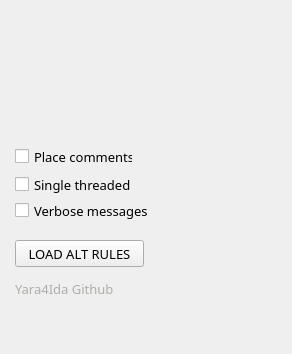
<?xml version="1.0" encoding="UTF-8"?>
<ui version="4.0">
 <class>MainCIDialog</class>
 <widget class="QDialog" name="MainCIDialog">
  <property name="geometry">
   <rect>
    <x>0</x>
    <y>0</y>
    <width>292</width>
    <height>354</height>
   </rect>
  </property>
  <property name="sizePolicy">
   <sizepolicy hsizetype="Fixed" vsizetype="Fixed">
    <horstretch>0</horstretch>
    <verstretch>0</verstretch>
   </sizepolicy>
  </property>
  <property name="minimumSize">
   <size>
    <width>292</width>
    <height>354</height>
   </size>
  </property>
  <property name="maximumSize">
   <size>
    <width>292</width>
    <height>354</height>
   </size>
  </property>
  <property name="windowTitle">
   <string notr="true">Yara4Ida</string>
  </property>
  <property name="windowIcon">
   <iconset resource="PlugInRes.qrc">
    <normaloff>:/template/icon.png</normaloff>:/template/icon.png</iconset>
  </property>
  <property name="toolTip">
   <string notr="true"/>
  </property>
  <property name="modal">
   <bool>true</bool>
  </property>
  <widget class="QDialogButtonBox" name="buttonBox">
   <property name="geometry">
    <rect>
     <x>120</x>
     <y>320</y>
     <width>156</width>
     <height>24</height>
    </rect>
   </property>
   <property name="orientation">
    <enum>Qt::Horizontal</enum>
   </property>
   <property name="standardButtons">
    <set>QDialogButtonBox::NoButton</set>
   </property>
   <property name="centerButtons">
    <bool>false</bool>
   </property>
  </widget>
  <widget class="QCheckBox" name="checkBox1">
   <property name="geometry">
    <rect>
     <x>15</x>
     <y>148</y>
     <width>118</width>
     <height>17</height>
    </rect>
   </property>
   <property name="font">
    <font>
     <family>Noto Sans</family>
     <pointsize>10</pointsize>
    </font>
   </property>
   <property name="toolTip">
    <string notr="true">Automatically place match label comments.</string>
   </property>
   <property name="text">
    <string>Place comments</string>
   </property>
  </widget>
  <widget class="QCheckBox" name="checkBox2">
   <property name="geometry">
    <rect>
     <x>15</x>
     <y>176</y>
     <width>116</width>
     <height>17</height>
    </rect>
   </property>
   <property name="font">
    <font>
     <family>Noto Sans</family>
     <pointsize>10</pointsize>
    </font>
   </property>
   <property name="toolTip">
    <string notr="true">Force single thread, else use a thread per CPU core concurrent scan.</string>
   </property>
   <property name="text">
    <string>Single threaded</string>
   </property>
  </widget>
  <widget class="QCheckBox" name="checkBox3">
   <property name="geometry">
    <rect>
     <x>15</x>
     <y>202</y>
     <width>135</width>
     <height>17</height>
    </rect>
   </property>
   <property name="font">
    <font>
     <family>Noto Sans</family>
     <pointsize>10</pointsize>
    </font>
   </property>
   <property name="toolTip">
    <string notr="true">Show YARA rule warnings and additional processing messages.</string>
   </property>
   <property name="text">
    <string>Verbose messages</string>
   </property>
  </widget>
  <widget class="QLabel" name="linkLabel">
   <property name="geometry">
    <rect>
     <x>15</x>
     <y>280</y>
     <width>99</width>
     <height>16</height>
    </rect>
   </property>
   <property name="font">
    <font>
     <family>Noto Sans</family>
     <pointsize>10</pointsize>
    </font>
   </property>
   <property name="toolTip">
    <string>Click to open the Yara4Ida Github.</string>
   </property>
   <property name="frameShadow">
    <enum>QFrame::Sunken</enum>
   </property>
   <property name="text">
    <string>&lt;a href=&quot;https://github.com/kweatherman/yara4ida/&quot; style=&quot;color:#AEADA9;&quot;&gt;Yara4Ida Github&lt;/a&gt;</string>
   </property>
   <property name="textFormat">
    <enum>Qt::AutoText</enum>
   </property>
   <property name="openExternalLinks">
    <bool>true</bool>
   </property>
  </widget>
  <widget class="QLabel" name="image">
   <property name="geometry">
    <rect>
     <x>0</x>
     <y>0</y>
     <width>292</width>
     <height>128</height>
    </rect>
   </property>
   <property name="toolTip">
    <string notr="true"/>
   </property>
   <property name="text">
    <string/>
   </property>
   <property name="textFormat">
    <enum>Qt::PlainText</enum>
   </property>
   <property name="pixmap">
    <pixmap resource="PlugInRes.qrc">:/template/banner.png</pixmap>
   </property>
   <property name="textInteractionFlags">
    <set>Qt::NoTextInteraction</set>
   </property>
  </widget>
  <widget class="QPushButton" name="pushButton1">
   <property name="geometry">
    <rect>
     <x>15</x>
     <y>240</y>
     <width>129</width>
     <height>27</height>
    </rect>
   </property>
   <property name="font">
    <font>
     <family>Noto Sans</family>
     <pointsize>10</pointsize>
    </font>
   </property>
   <property name="toolTip">
    <string notr="true">Select alternate YARA rule file to load. Default \&quot;yara_rules\\default.yar\&quot; from the IDA \&quot;plugins\&quot; folder.</string>
   </property>
   <property name="text">
    <string notr="true">LOAD ALT RULES</string>
   </property>
   <property name="autoDefault">
    <bool>false</bool>
   </property>
  </widget>
 </widget>
 <resources>
  <include location="PlugInRes.qrc"/>
 </resources>
 <connections>
  <connection>
   <sender>buttonBox</sender>
   <signal>accepted()</signal>
   <receiver>MainCIDialog</receiver>
   <slot>accept()</slot>
   <hints>
    <hint type="sourcelabel">
     <x>248</x>
     <y>254</y>
    </hint>
    <hint type="destinationlabel">
     <x>157</x>
     <y>274</y>
    </hint>
   </hints>
  </connection>
  <connection>
   <sender>buttonBox</sender>
   <signal>rejected()</signal>
   <receiver>MainCIDialog</receiver>
   <slot>reject()</slot>
   <hints>
    <hint type="sourcelabel">
     <x>316</x>
     <y>260</y>
    </hint>
    <hint type="destinationlabel">
     <x>286</x>
     <y>274</y>
    </hint>
   </hints>
  </connection>
  <connection>
   <sender>pushButton1</sender>
   <signal>pressed()</signal>
   <receiver>MainCIDialog</receiver>
   <slot>pressSelect()</slot>
   <hints>
    <hint type="sourcelabel">
     <x>79</x>
     <y>228</y>
    </hint>
    <hint type="destinationlabel">
     <x>145</x>
     <y>169</y>
    </hint>
   </hints>
  </connection>
 </connections>
 <slots>
  <slot>pressSelect()</slot>
 </slots>
</ui>
